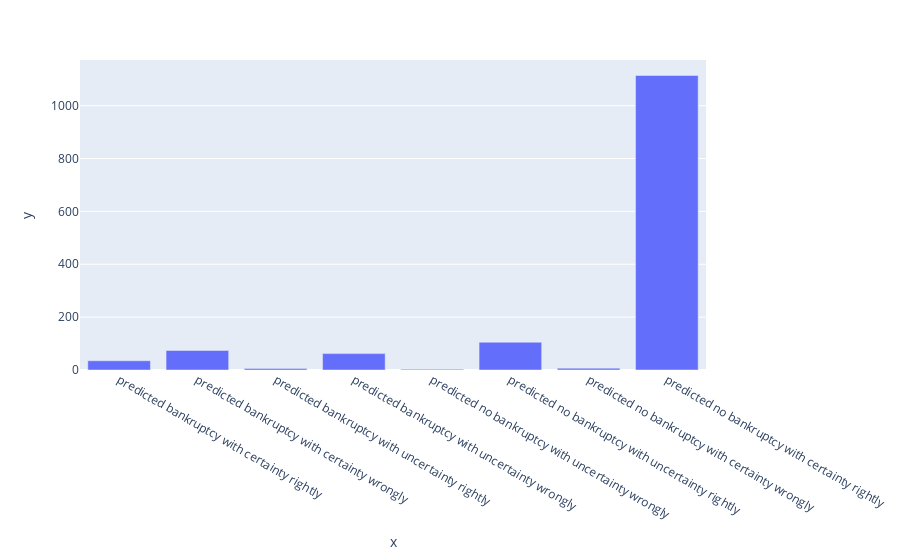

Write notebook code for a chart like this one.
### Code cell
vals = bagg.predict_proba(X_test)
val = y_test.values
values = [0,0,0,0,0,0,0,0]
i=0
for val in y_test:
    if(val==1 and vals[:,1][i]>0.6):
        values[0]+=1
    elif(val==0 and vals[:,1][i]>0.6):
        values[1]+=1
    elif(val==1 and vals[:,1][i]>0.5):
        values[2]+=1
    elif(val==0 and vals[:,1][i]>0.5):
        values[3]+=1
    elif(val==1 and vals[:,1][i]>0.4):
        values[4]+=1
    elif(val==0 and vals[:,1][i]>0.4):
        values[5]+=1
    elif(val==1):
        values[6]+=1
    else:
        values[7]+=1
    
    i+=1
    

label = ["predicted bankruptcy with certainty rightly","predicted bankruptcy with certainty wrongly", "predicted bankruptcy with uncertainty rightly", "predicted bankruptcy with uncertainty wrongly","predicted no bankruptcy with uncertainty wrongly", "predicted no bankruptcy with uncertainty rightly","predicted no bankruptcy with certainty wrongly", "predicted no bankruptcy with certainty rightly"]
pex.bar(x=label, y=values)

### Figure 1 — Plotly figure (JSON) as saved in the notebook; plotly's stock layout.template omitted (floating-point values rounded to 4 significant figures)
{"data": [{"alignmentgroup": "True", "hovertemplate": "x=%{x}<br>y=%{y}<extra></extra>", "legendgroup": "", "marker": {"color": "#636efa"}, "name": "", "offsetgroup": "", "orientation": "v", "showlegend": false, "textposition": "auto", "type": "bar", "x": ["predicted bankruptcy with certainty rightly", "predicted bankruptcy with certainty wrongly", "predicted bankruptcy with uncertainty rightly", "predicted bankruptcy with uncertainty wrongly", "predicted no bankruptcy with uncertainty wrongly", "predicted no bankruptcy with uncertainty rightly", "predicted no bankruptcy with certainty wrongly", "predicted no bankruptcy with certainty rightly"], "xaxis": "x", "y": [35, 74, 6, 62, 3, 105, 7, 1114], "yaxis": "y"}], "layout": {"barmode": "relative", "legend": {"tracegroupgap": 0}, "margin": {"t": 60}, "xaxis": {"anchor": "y", "domain": [0, 1], "title": {"text": "x"}}, "yaxis": {"anchor": "x", "domain": [0, 1], "title": {"text": "y"}}}}
